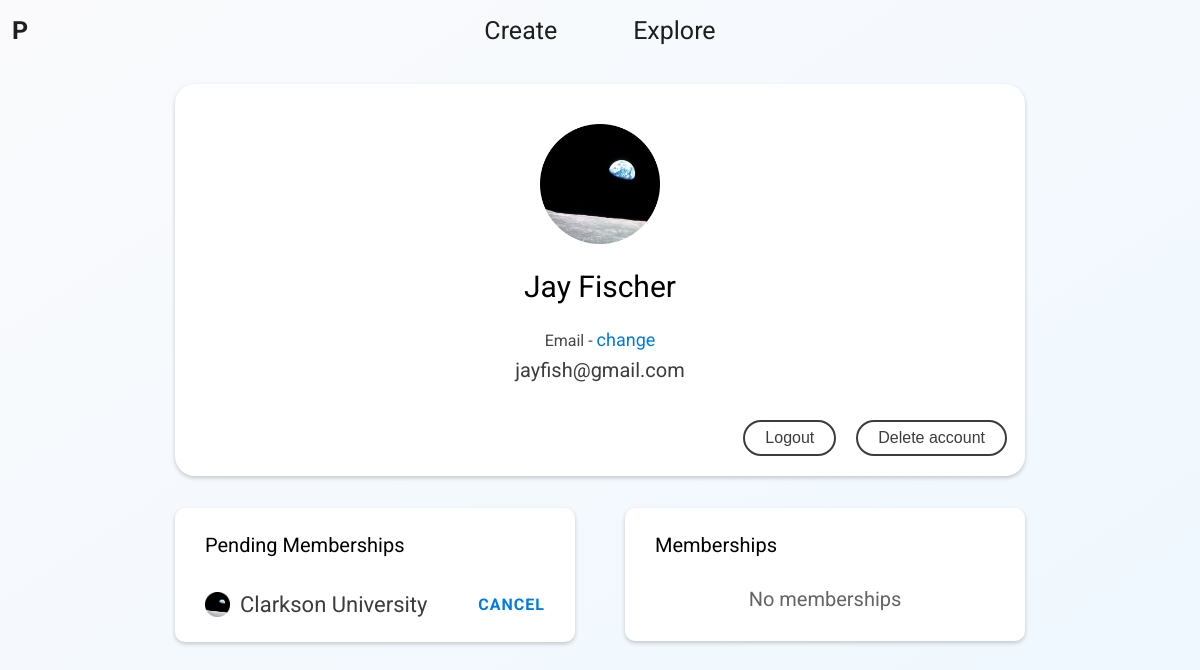
/profile/ (signed in), run on an earlier commit of the app's database.
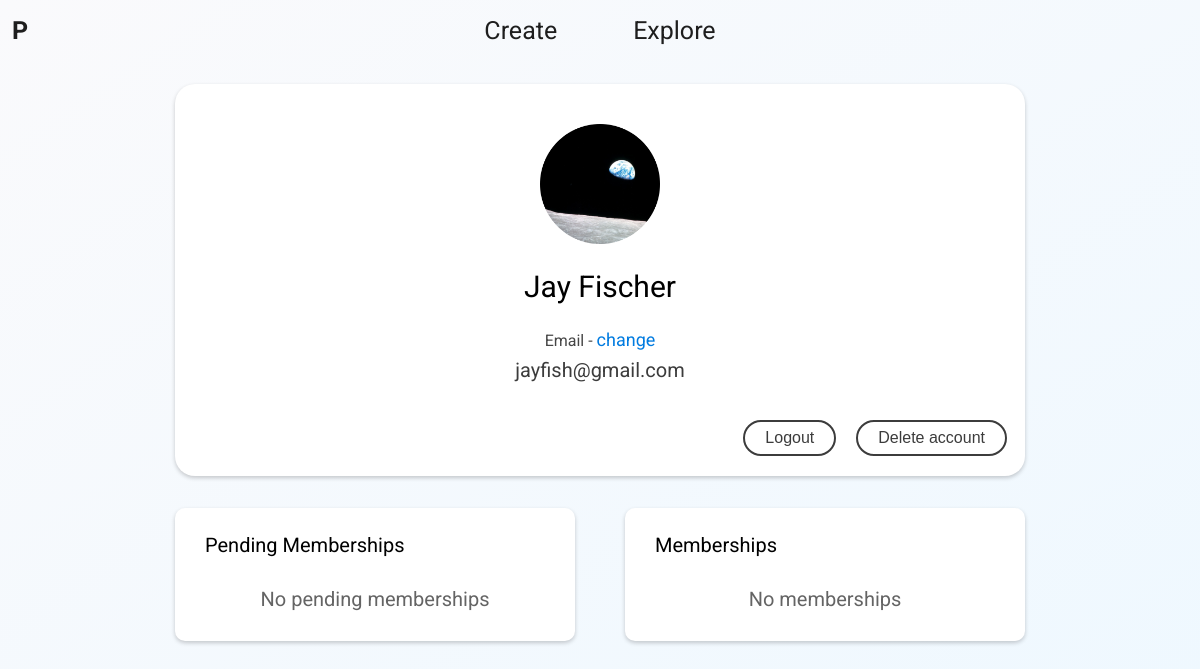
And on a later commit of the database.
### builder/models.py (models this page shows, shortened)
class Membership(models.Model):
    organization = models.ForeignKey(Organization, on_delete=models.CASCADE)
    user = models.ForeignKey(settings.AUTH_USER_MODEL, on_delete=models.CASCADE)
    relatedDate = models.DateField()
    approved = models.BooleanField(default=False)
    objects = MembershipManager()

class Organization(models.Model):
    name = models.CharField(max_length=LENGTH_SHORT)
    headquarters = models.CharField(max_length=LENGTH_MEDIUM)
    description = models.CharField(max_length=LENGTH_LONG)
    isPrivate = models.BooleanField(default=False)
    owner = models.ForeignKey(settings.AUTH_USER_MODEL, on_delete=models.CASCADE) # SET_NULL? Orphan Organization?
    approved = models.BooleanField(default=False)
    objects = OrganizationManager()

### meta/views.py (the view, shortened to what this page needs)
# urls.py: path('profile/', views.profile, name='profile'),
@login_required
def profile(request):
    content = {'pendingMemberships': Membership.objects.filter(user=request.user, approved=False),
               'memberships': Membership.objects.filter(user=request.user, approved=True),
               'changeEmailForm': ChangeEmailForm()}
    if request.method == 'GET':
        return render(request, 'profile.html', content)

### pages/templatetags/core_tags.py (called while the page is built)
@register.filter(name='buildPageTitle')
def buildPageTitle(pageName):
    if not pageName:
        return 'Pages'
    return 'Pages | {}'.format(pageName)

### meta/templates/profile.html (shortened to what this page needs)
<html>
    {% load core_tags %}
    {% load static %}
    <head>
    </head>
    <body>
        {% include 'core.html' %}
        {% include 'dashboard.html' %}
        <link rel="stylesheet" type="text/css" href="{% static 'styles/profile.css' %}">
        <div class="content">
            <div class="dashboard" style="max-width: 900px;">
                <div class="item" style="max-width: 850px; border-radius: 20px; margin-top: 2vmax">
                    <div class="profile">
                        <img src="{% static 'images/earth.png' %}">
                        <h3>{{ request.user.get_full_name }}</h3>
                    </div>
                    <div class="stats">
                        <div class="stat">
                            <h4>Email - <a onclick="changeEmailPopup.display()">change</a></h4>
                            <h5>
                                {{ request.user.email }}
                            </h5>
                        </div>
                    </div>
                    <div class="profile-actions">
                        <button onclick="confirmationPopup.display('Logout of the account associated with <b>{{ request.user.email }}</b>?',
                                                                   'Logout',
                                                                   'logout',
                                                                   'True')">Logout</button>
                        <button onclick="confirmationPopup.display(`Delete the account associated with <b>{{ request.user.email }}</b>?
                                                                    <br><br>This action cannot be undone.<br>`,
                                                                   'Delete',
                                                                   'deleteOrganization',
                                                                   'True')">Delete account</button>
                    </div>
                </div>
                <div class="item" style="max-width: 400px">
                    <h3>Pending Memberships</h3>
                    {% if pendingMemberships %}
                        <div class="list">
                            {% for membership in pendingMemberships %}
                                {% if forloop.counter == pendingMemberships|length %}
                                <div class="element" style="margin-bottom: 5px">
                                {% else %}
                                <div class="element">
                                {% endif %}
                                    <a class="info" href="{% url 'explore' %}?organization={{ membership.organization.name }}">
                                        <div class="iconname">
                                            <img src="{% static 'images/earth.png' %}" alt="earth">
                                            <h4>{{ membership.organization.name }}</h4>
                                        </div>
                                    </a>
                                    <div class="actions">
                                        <a onclick="confirmationPopup.display('Cancel your pending membership request to <b>{{ membership.organization.name }}</b>?',
                                                                              'Cancel request',
                                                                              'membershipIdToCancel',
                                                                              {{ membership.id }})">CANCEL</a>
                                    </div>
                                </div>
                            {% endfor %}
                        </div>
                    {% else %}
                        <div class="empty-list">
                            <h4>No pending memberships</h4>
                        </div>
                    {% endif %}
                </div>
                <div class="item" style="max-width: 400px">
                    <h3>Memberships</h3>
                    {% if memberships %}
                        <div class="list">
                            {{ cancelMembershipPopupData|json_script:"cancelMembershipPopupData" }}
                            {% for membership in memberships %}
                                {% if forloop.counter == memberships|length %}
                                <div class="element" style="margin-bottom: 5px">
                                {% else %}
                                <div class="element">
                                {% endif %}
                                    <a class="info" href="{% url 'explore' %}?organization={{ membership.organization.name }}">
                                        <div class="iconname">
                                            <img src="{% static 'images/earth.png' %}" alt="earth">
                                            <h4>{{ membership.organization.name }}</h4>
                                        </div>
                                    </a>
                                    <div class="actions">
                                        {% if membership.organization.isPrivate %}
                                            <a onclick="confirmationPopup.display(`Cancel your membership with <b>{{ membership.organization.name }}</b>?
                                                                                   <br><br>This organization is private, so you will lose access to its Pages.`,
                                                                                  'Cancel membership',
                                                                                  'membershipIdToCancel',
                                                                                  {{ membership.id }})">CANCEL</a>
                                        {% else %}
                                            <a onclick="confirmationPopup.display(`Cancel your membership with <b>{{ membership.organization.name }}</b>?
                                                                                   <br><br>This organization is public, so you will still have access to its Pages.`,
                                                                                  'Cancel membership',
                                                                                  'membershipIdToCancel',
                                                                                  {{ membership.id }})">CANCEL</a>
                                        {% endif %}
                                    </div>
                                </div>
                            {% endfor %}
                        </div>
                    {% else %}
                        <div class="empty-list">
                            <h4>No memberships</h4>
                        </div>
                    {% endif %}
                </div>
            </div>
        </div>
        {% include 'base_popup.html' %}
        {% include 'confirmation_popup.html' %}
        {% include 'change_email_popup.html' %}
    </body>
</html>

### pages/templates/core.html (shortened to what this page needs)
{% load static %}
<link rel="stylesheet" type="text/css" href="{% static 'styles/core.css' %}">
<link rel="stylesheet" type="text/css" href="{% static 'styles/banner.css' %}">
<div class="top-nav">
    <div class="left">
        <a href="{% url 'home' %}">P</a>
    </div>
    <div class="center">
        <a href="{% url 'create_pitch' %}">Create</a>
        {% if request.user.is_anonymous %}
            <a href="{% url 'login' %}">Explore</a>
        {% else %}
            <a href="{% url 'explore' %}">Explore</a>
        {% endif %}
    </div>
</div>

### pages/templates/dashboard.html
{% load static %}
<link rel="stylesheet" type="text/css" href="{% static 'styles/dashboard.css' %}">

### pages/templates/base_popup.html (shortened to what this page needs)
{% load static %}
<link rel="stylesheet" type="text/css" href="{% static 'styles/base_popup.css' %}">

### pages/templates/confirmation_popup.html (shortened to what this page needs)
{% load static %}
<link rel="stylesheet" type="text/css" href="{% static 'styles/confirmation_popup.css' %}">

### meta/templates/change_email_popup.html (shortened to what this page needs)
{% load static %}
<link rel="stylesheet" type="text/css" href="{% static 'styles/change_email_popup.css' %}">

### pages/static/styles/core.css (style rules this page uses)
html { color: rgb(60, 60, 60); }
a { color: rgb(0, 123, 224); }
body { width: 100%; height: 100%; display: flex; flex-direction: column; margin: 0; font-family: Roboto; overflow: hidden; }
.top-nav { width: 100vw; height: 60px; z-index: 1; display: flex; justify-content: center; align-items: center; background-color: rgb(250, 250, 252); }
.top-nav a { color: rgb(30, 30, 30); }
.top-nav .left { position: absolute; left: 1vmax; }
.top-nav .left a { font-size: 25px; font-weight: bold; text-decoration: none; }
.top-nav .center a { margin: 0 3vw 0 3vw; font-size: 25px; text-decoration: none; }
.content { position: relative; width: 100%; height: 100%; display: flex; flex-direction: column; align-items: center; flex: 1; overflow: auto; overflow-x: hidden; background-color: rgb(250, 250, 252); }
@media only screen and (min-width: 580px) { .top-nav .left { display: block; } }

### pages/static/styles/dashboard.css (style rules this page uses)
.dashboard { width: 100vw; max-width: 1300px; display: flex; justify-content: center; align-items: flex-start; flex-wrap: wrap; margin: 0 0 5vh 0; }
.dashboard .item { width: 92vw; display: flex; flex-direction: column; margin: 4vh auto 0 auto; border-radius: 10px; box-shadow: 0 2px 4px 0 rgba(0, 0, 0, 0.2); background-color: rgb(255, 255, 255); }
.dashboard .item h3 { margin: 25px 30px 15px 30px; font-size: 20px; font-weight: normal; color: rgb(0, 0, 0); }
.dashboard .item .stats { display: flex; flex-wrap: wrap; justify-content: center; }
.dashboard .item .stats .stat { display: flex; flex-direction: column; align-items: center; margin: 15px 30px; color: rgb(60, 60, 60); }
.dashboard .item .stats .stat h4 { margin: 0; font-size: 16px; color: rgb(70, 70, 70); font-weight: normal; }
.dashboard .item .stats .stat h4 a { font-size: 18px; font-weight: normal; text-decoration: none; cursor: pointer; }
.dashboard .item .stats .stat h5 { margin: 5px 0 0 0; text-align: center; font-size: 20px; font-weight: normal; line-height: 30px; }
.dashboard .empty-list { display: flex; justify-content: center; align-items: baseline; }
.dashboard .empty-list h4 { margin: 15px 5px 30px 5px; font-size: 20px; font-weight: normal; color: rgb(100, 100, 100); }

### meta/static/styles/profile.css (style rules this page uses)
.top-nav { background-color: transparent; }
body { background: linear-gradient(to bottom right, rgb(250, 250, 252), rgb(238, 248, 255)); }
.content { background: transparent; }
.content .dashboard .profile { display: flex; flex-direction: column; align-items: center; justify-content: center; margin: 40px 0 10px 0; }
.content .dashboard .profile img { width: 120px; }
.content .dashboard .profile h3 { margin-bottom: 0; font-size: 30px; font-weight: normal; }
.content .dashboard .item .profile-actions { display: flex; align-self: flex-end; margin: 20px 8px; }
.content .dashboard .item .profile-actions button { margin: 0 10px; padding: 7px 20px; font-size: 16px; color: rgb(60, 60, 60); border: 2px solid rgb(60, 60, 60); border-radius: 20px; background-color: transparent; cursor: pointer; outline: none; }

What changed in the data, as far as the page shows it:
removed Membership: organization.name "Clarkson University"
Also different on the page:
text now shown: "No pending memberships"
